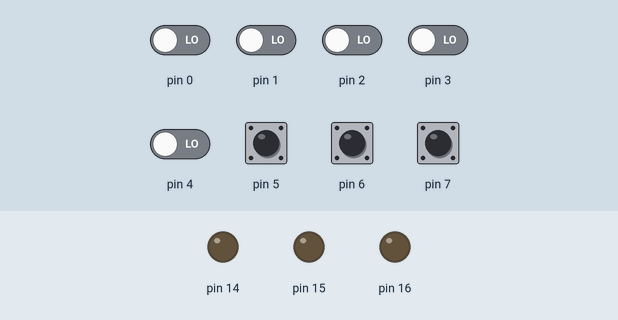
Recording of a sketch running on a simulated Arduino Uno, built with avr-gcc and run on an emulated ATmega328P. Parts: output pins drawn as LEDs (lit = HIGH). Inputs (shaded band) come from the test bench; at power-on: pin 5–7 HIGH, pin 0–4 LOW.

Above: at 0.8 s.
0.9 s: pin 5 pulled LOW for 0.15 s
At 0.97 s:
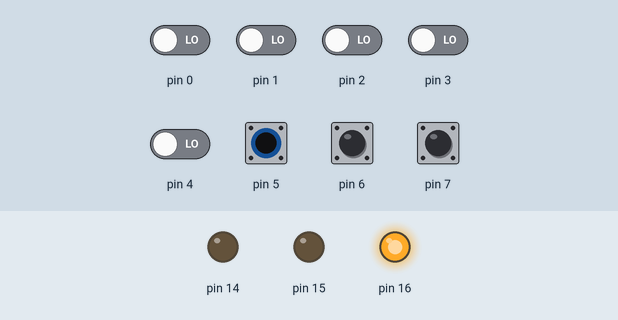
2.5 s: pin 6 pulled LOW for 0.15 s
At 2.57 s:
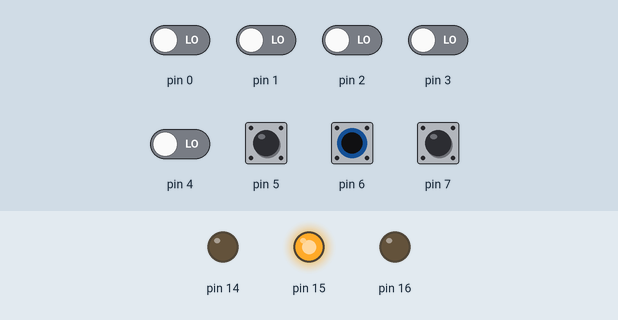
4.1 s: pin 7 pulled LOW for 0.15 s
At 4.17 s:
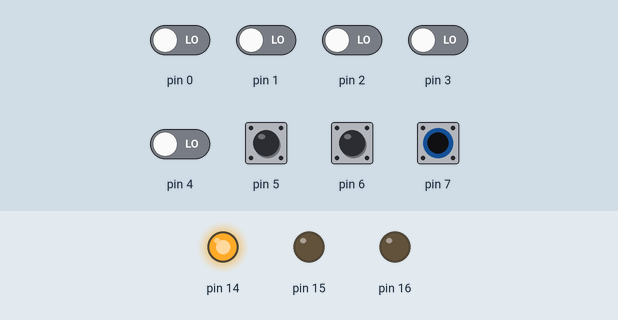
Timing chart, 0 to 7.1 s (numbered marks = the images above; inputs shaded):
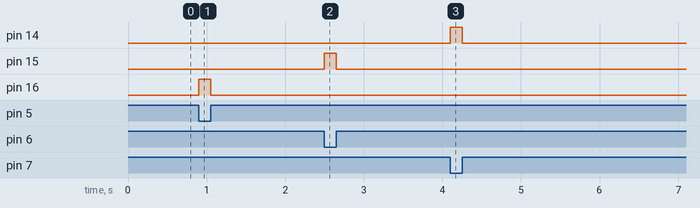

The sketch:

Ex_2_Rel_.ino
```cpp
int main(){
// Primeiro precisamos definir as saídas(Motores):

DDRC |= (1 << PC0) | (1 << PC1) | (1 << PC2); // Definindo os Motores como saída.
DDRD &= ~((1 << PD7) | (1 << PD6) | (1 << PD5)); // Definindos os pinos de entrada(Botões).
PORTD |= (1 << PD7) | (1 << PD6) | (1 << PD5); // Habilitando pull-up nos 3 botões.

PORTC = 0; // Inicia tudo desligado.


  while(1){

    int BotaoA = (!(PIND & (1 << PD7)));
    int BotaoB = (!(PIND & (1 << PD6)));
    int BotaoC = (!(PIND & (1 << PD5)));

    if(BotaoA){
      // Aciona o motor 1(30Hz):
      PORTC |= (1 << PC0);
    }
    else if(BotaoB){
      // Aciona o motor 2(50Hz):
      PORTC |= (1 << PC1);
    }
    else if(BotaoC){
      // Aciona o motor 3(70Hz):
      PORTC |= (1 << PC2);
    }
    // Quando nenhum botão apertado, apaga tudo.
    else{
      PORTC = 0;
    }

  }

}
```

Measured:
- after the input at 0.9 s, pin 16: LOW → HIGH at once, → LOW 0.15 s later
- after the input at 2.5 s, pin 15: LOW → HIGH at once, → LOW 0.15 s later
- after the input at 4.1 s, pin 14: LOW → HIGH at once, → LOW 0.15 s later
